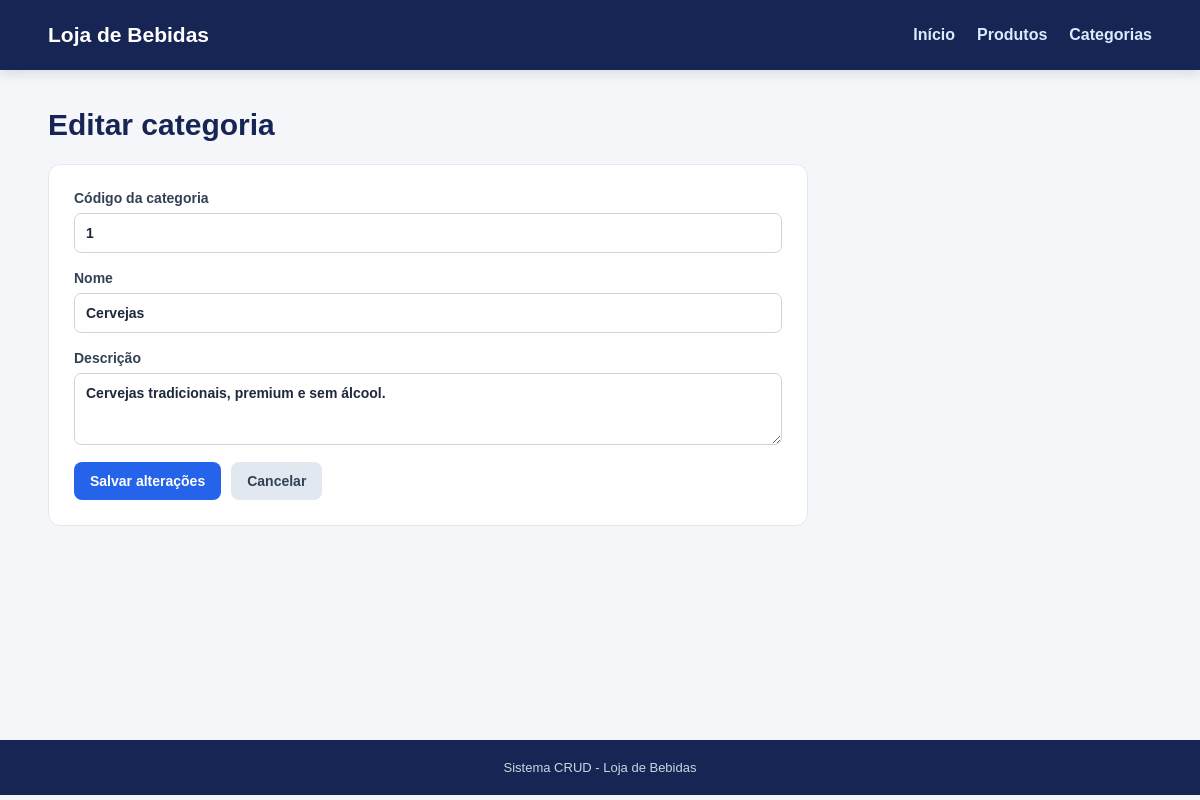
/categorias/editar.php?id=1, run on the app's committed database.
### tables this page shows
CREATE TABLE categorias (
    codigo_categoria INT UNSIGNED NOT NULL,
    nome VARCHAR(60) NOT NULL,
    descricao VARCHAR(255) NULL,
    PRIMARY KEY (codigo_categoria),
    UNIQUE KEY uq_categorias_nome (nome)
);

### categorias/editar.php (the view, shortened to what this page needs)
<?php
require_once __DIR__ . "/../config/conexao.php";
$id = filter_input(INPUT_GET, "id", FILTER_VALIDATE_INT);
$stmt = $pdo->prepare(
  "SELECT * FROM categorias WHERE codigo_categoria = ?"
);
$stmt->execute([$id]);
$categoria = $stmt->fetch();
$valores = $_POST ?: $categoria;
require __DIR__ . "/../includes/header.php";
?>
<h1>Editar categoria</h1>
<form class="formulario" method="post">
  <label>
    Código da categoria
    <input
      value="<?= (int) $categoria["codigo_categoria"] ?>"
      disabled
    >
  </label>
  <label>
    Nome
    <input
      name="nome"
      maxlength="60"
      required
      value="<?= htmlspecialchars($valores["nome"]) ?>"
    >
  </label>
  <label>
    Descrição
    <textarea
      name="descricao"
      maxlength="255"
      rows="3"
    ><?= htmlspecialchars($valores["descricao"] ?? "") ?></textarea>
  </label>
  <div class="botoes">
    <button class="botao" type="submit">
      Salvar alterações
    </button>
    <a class="botao secundario" href="index.php">
      Cancelar
    </a>
  </div>
</form>
<?php
require __DIR__ . "/../includes/footer.php";
?>

### assets/style.css (style rules this page uses)
* { box-sizing: border-box; }
body { margin: 0; font-family: Arial, Helvetica, sans-serif; background: #f4f6fa; color: #202938; }
h1 { font-size: 30px; margin: 0 0 10px; color: #172554; }
.botao { display: inline-block; border: 0; border-radius: 8px; background: #2563eb; color: #fff; text-decoration: none; padding: 11px 16px; font-weight: 700; cursor: pointer; font-size: 14px; }
.botao.secundario { background: #e2e8f0; color: #334155; }
.formulario { background: #fff; padding: 25px; border: 1px solid #e2e8f0; border-radius: 12px; max-width: 760px; margin-top: 22px; }
.formulario label { display: block; font-weight: 700; font-size: 14px; color: #334155; margin-bottom: 17px; }
input, select, textarea { display: block; width: 100%; margin-top: 7px; border: 1px solid #cbd5e1; border-radius: 7px; padding: 11px; font: inherit; background: #fff; color: #1e293b; }
.botoes { display: flex; gap: 10px; flex-wrap: wrap; margin-top: 8px; }

### data on the page
categorias: codigo_categoria "1", nome "Cervejas", descricao "Cervejas tradicionais, premium e sem álcool."
